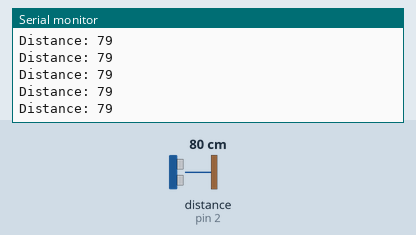
Bench run of a sketch on a simulated Arduino Uno, built with avr-gcc and run on an emulated ATmega328P. Shown: the last lines printed to the serial monitor. Wiring (inferred from the names in the program): ultrasonic range finder: trigger pin 3; echo pin 2. Inputs (shaded band) come from the test bench; at power-on: distance to the obstacle (sensor on pin 2) 80 cm. The echo pulse lasts 58.3 µs per cm.

Above: at 1.2 s.
1.3 s: distance to the obstacle (sensor on pin 2) set to 2 cm
At 1.38 s:
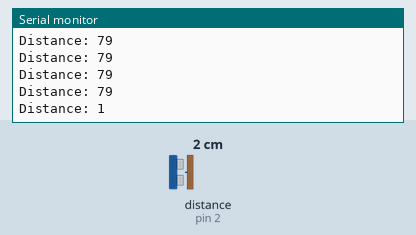
4.3 s: distance to the obstacle (sensor on pin 2) set to 250 cm
At 4.41 s:
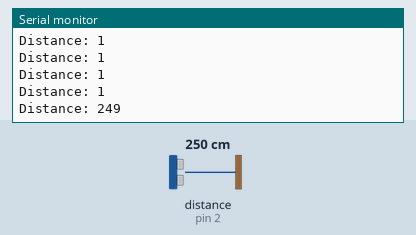
Timing chart, 0 to 7.3 s (numbered marks = the images above; inputs shaded):
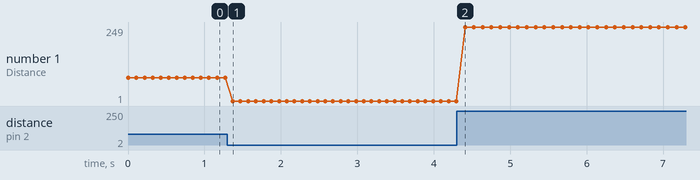

The sketch:

Arduino_HC-SR04.ino
```cpp
#define trig 3
#define echo 2

long duration, distance;

void setup()
{
  pinMode(trig, OUTPUT);
  pinMode(echo, INPUT);
  Serial.begin(9600);
}

void loop()
{
  digitalWrite(trig, LOW);
  delayMicroseconds(2);
  digitalWrite(trig, HIGH);
  delayMicroseconds(10);
  digitalWrite(trig, LOW);

  duration = pulseIn(echo, HIGH);

  distance = (duration * 0.0343 ) / 2;

  Serial.print("Distance: ");
  Serial.println(distance);
  delay(100);
}
```

Measured:
- after the input at 1.3 s, the serial monitor: prints a new line after 0.07 s (image 1)
- after the input at 4.3 s, the serial monitor: prints a new line after 0.11 s (image 2)
- plotted number 1: 79 → 1 after the input at 1.3 s, 1 → 2 after the input at 4.3 s
